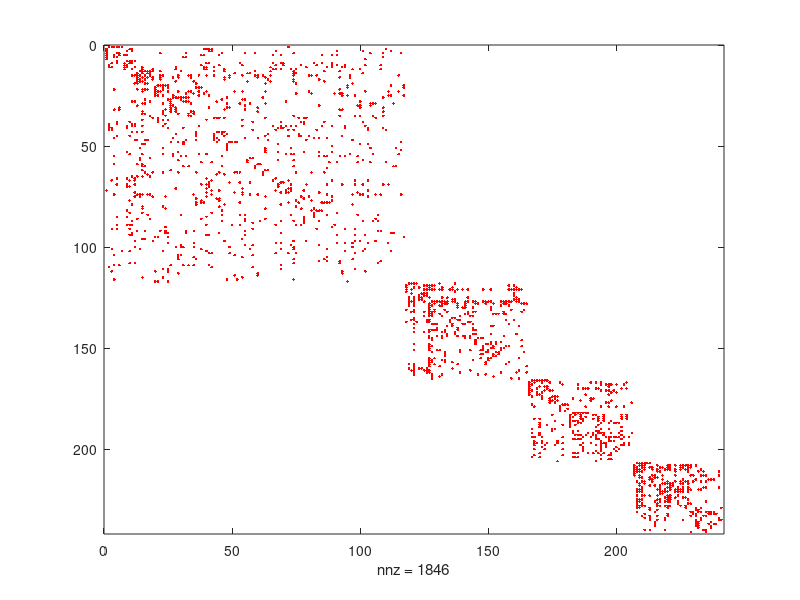

The MATLAB source for this figure: (Note: this script raises an error after producing the figure.)

function []= spectralClusters() 
% rng(1)
E = csvread('example1.dat');
K = 5;
[A, number_of_nodes] = convertToAdjencyMatrix(E);
% [A, number_of_nodes] = convertToSimilarityMatrix(E, 4);
% Viz sparsity pattern
spy(A,'r'); 
% Viz of the graph
G = graph(A,'omitselfloops');
figure;
plot(G);
figure;
hold on;
p = plot(G);
axis equal

%Diagonal matrix
D = diag(sum(A,2));          
L = D^(-1/2)*A*D^(-1/2);
sizz = size(L);
% Laplacian = D-A;
Laplacian = D-A;
Laplacian = eye(sizz(1)) - L;

%Normalization
[eigVecsK, ~] = eigs(L,K,'la');
denom  =(sum(eigVecsK.^2,2)).^(1/2);
Y = bsxfun(@rdivide,eigVecsK,denom);

% Performs Kmeans
[idx,C] = kmeans(Y,K,'MaxIter',100);

% Highlight the clusters 
highlight(p,find(idx==1),'NodeColor','r')
highlight(p,find(idx==2),'NodeColor','g')
highlight(p,find(idx==3),'NodeColor','b')
highlight(p,find(idx==4),'NodeColor','c')
highlight(p,find(idx==5),'NodeColor','k')

% Viz Sorted Fiedler Vector
[eigVecs,~] = eigs(Laplacian, K,'sa');
eigVec = eigVecs(:,K); %if k=1 this would be the fieldler vector.
sortedEigenVectors = sort(eigVec);
figure;
plot(sortedEigenVectors)
end 

function [A, number_of_nodes] = convertToAdjencyMatrix(Edges)
col1 = Edges(:,1);
col2 = Edges(:,2);
number_of_nodes = max(max(col1,col2));
% Create a matrix of size M number_of_nodes X number_of_nodes 
% where M(col1,col2) = 1
As= sparse(col1, col2, 1, number_of_nodes, number_of_nodes); 
A = full(As);
end

function [A, number_of_nodes] = convertToSimilarityMatrix(Edges, sigma)
col1 = Edges(:,1);
col2 = Edges(:,2);
number_of_nodes = max(max(col1,col2));
sizer = size(col1);
len = sizer(1);
a_ij = zeros(len,1);
for i = 1:len
    if col1(i) == col2(i)
        a_ij(i) = 0 ;
    else
        a_ij(i) = gaussianKernel(col1(i), col2(i) , sigma) ;
    end
end
% Create a matrix of size M number_of_nodes X number_of_nodes 
% where M(col1,col2) = 1
As = sparse(col1, col2, a_ij, number_of_nodes, number_of_nodes); 
A = full(As);
end

function [a] = gaussianKernel(x_i, x_j, sigma) 
a = exp(-(x_i-x_j)^2/(2*sigma^2));
end